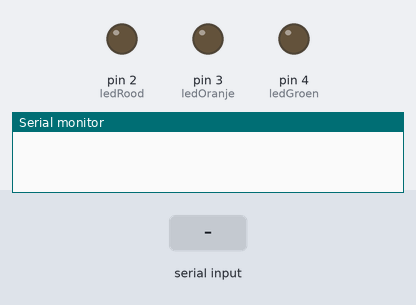
A sketch run on a simulated Arduino Uno, built with avr-gcc and run on an emulated ATmega328P. Shown: output pins drawn as LEDs (lit = HIGH), the last lines printed to the serial monitor. The inputs (shaded band) are chosen by the test bench.

Above: at 1.2 s.
1.3 s: "1" received over Serial
At 2.8 s:
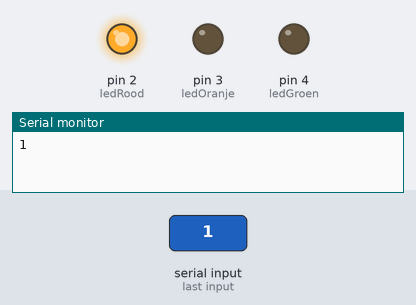
At 14.3 s:
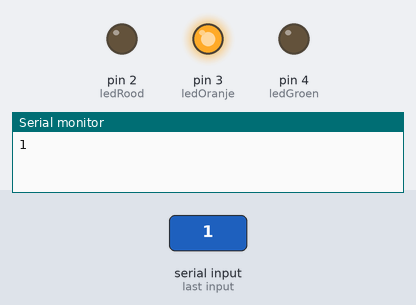
Timing chart, 0 to 51.5 s (numbered marks = the images above; inputs shaded):
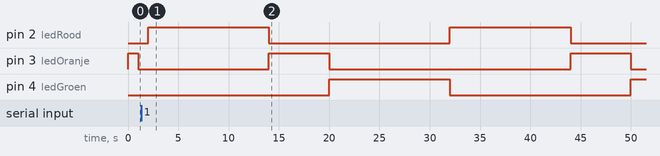

The sketch:

Opdracht9.ino
```cpp
// Aanamken van variabele voor de lampen
const int ledRood = 2;
const int ledOranje = 3;
const int ledGroen = 4;

// Bluetooth variabele
char incoming_value = 0;

// Serial monitor aanzetten en de lampen op de pins zetten
void setup() {
  Serial.begin(9600);
  pinMode(ledRood, OUTPUT);
  pinMode(ledOranje, OUTPUT);
  pinMode(ledGroen, OUTPUT);
}

void loop() {
  // Controleren van de ingevoerde waarde
  if (Serial.available() > 0) {
    // Data opslaan in de incoming value
    incoming_value = Serial.read();

    // Variabele printen in Serial
    Serial.println(incoming_value);
  }

  // Kijken of de waarde 1 is
  if (incoming_value == '1') {
    // Zet de groene lamp aan en de rest uit
    digitalWrite(ledRood, HIGH);
    digitalWrite(ledOranje, LOW);
    digitalWrite(ledGroen, LOW);

    // 1 seconden wachten
    delay(12000);

    // Groene lamp uitzetten en orangje aanzetten
    setLights(ledRood, ledOranje);

    // 1 seconden wachten
    delay(6000);

    // Oranje lamp uitzetten en rood aanzetten
    setLights(ledOranje, ledGroen);

    // 1 seconden wachten
    delay(12000);
  } else {
    digitalWrite(ledOranje, HIGH);
    delay(1000);
    digitalWrite(ledOranje, LOW);
    delay(1000);
  }
}

/**
 * Functie om de lamp te veranderen
 *
 * led1 is de led die nu aanstaat en uit mag
 * led2 is de led die nu uitstaat en aan mag
 *
 * Na het uitvoeren doet de functie
 */
void setLights(int led1, int led2) {
    digitalWrite(led1, LOW);
    digitalWrite(led2, HIGH);
}
```

Measured:
- after the input at 1.3 s, pin 2 (ledRood): alternates HIGH for 12.0 s and LOW for 18.0 s, starting after 0.70 s; pin 3 (ledOranje): alternates HIGH for 6.0 s and LOW for 24.0 s, starting after 12.7 s; pin 4 (ledGroen): LOW → HIGH after 18.7 s, → LOW 12.0 s later, → HIGH 18.0 s later
